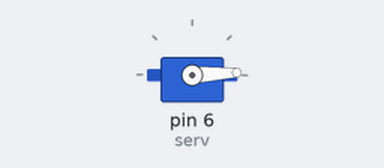
The sketch below on a simulated Arduino Uno, built with avr-gcc and run on an emulated ATmega328P. Shown: servo. What the sketch prints to the serial monitor is not drawn.

Above: at 0.05 s.
At 1.35 s:
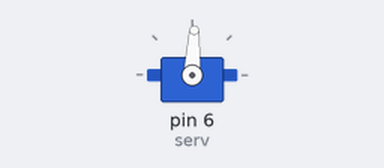
At 2.65 s:
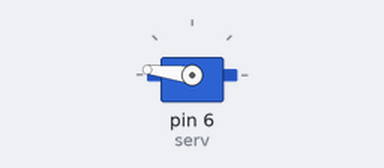
At 5.25 s:
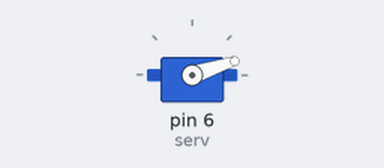
Timing chart, 0 to 7.2 s (numbered marks = the images above):
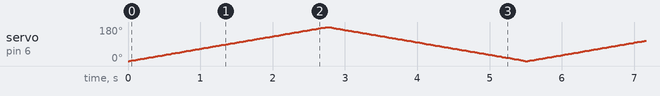

The sketch:

Servo-3.ino
```cpp
#include <Servo.h>

Servo serv;
int pos=0;

void setup() {
  Serial.begin(9600);
  serv.attach(6);
}

void loop() {
  for(pos=0; pos<=180; pos++){
    serv.write(pos);
    delay(15);
    Serial.println(pos);
  }
  for(pos=180; pos>=0; pos--){
    serv.write(pos);
    delay(15);
    Serial.println(pos);
  }
}
```
